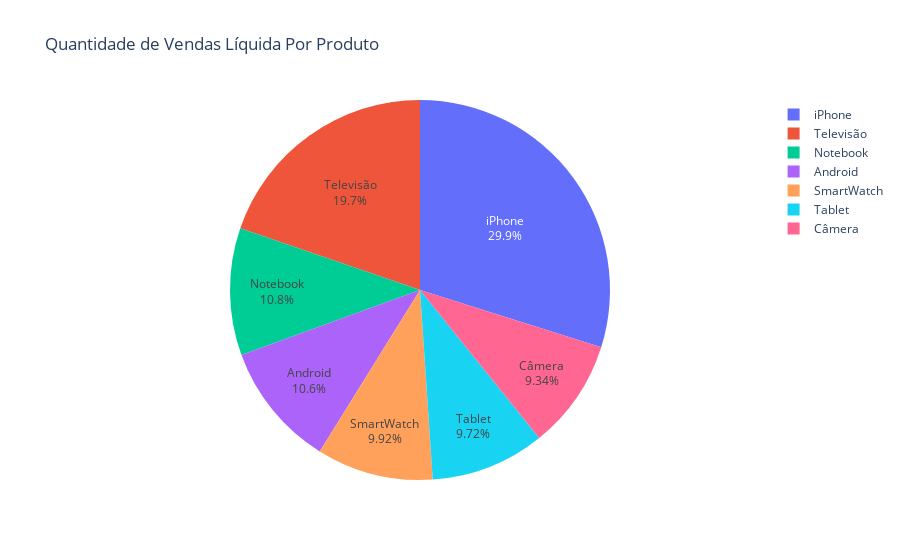

The notebook cell saved with this chart:
### Code cell
# Grafico de Pizza ou torta
grafico1 = px.pie(quantidade_produto_valor_liquido.reset_index(),
                  names="Produto", values="Quantidade", title="Quantidade de Vendas Líquida Por Produto")
grafico1.update_traces(textposition="inside", textinfo="label+percent")
grafico1.show()

### Figure 1 — Plotly figure (JSON) as saved in the notebook; plotly's stock layout.template omitted (floating-point values rounded to 4 significant figures)
{"data": [{"domain": {"x": [0, 1], "y": [0, 1]}, "hovertemplate": "Produto=%{label}<br>Quantidade=%{value}<extra></extra>", "labels": ["iPhone", "Televisão", "Notebook", "Android", "SmartWatch", "Tablet", "Câmera"], "legendgroup": "", "name": "", "showlegend": true, "textinfo": "label+percent", "textposition": "inside", "type": "pie", "values": [8974, 5931, 3249, 3183, 2980, 2921, 2805]}], "layout": {"legend": {"tracegroupgap": 0}, "title": {"text": "Quantidade de Vendas Líquida Por Produto"}}}
